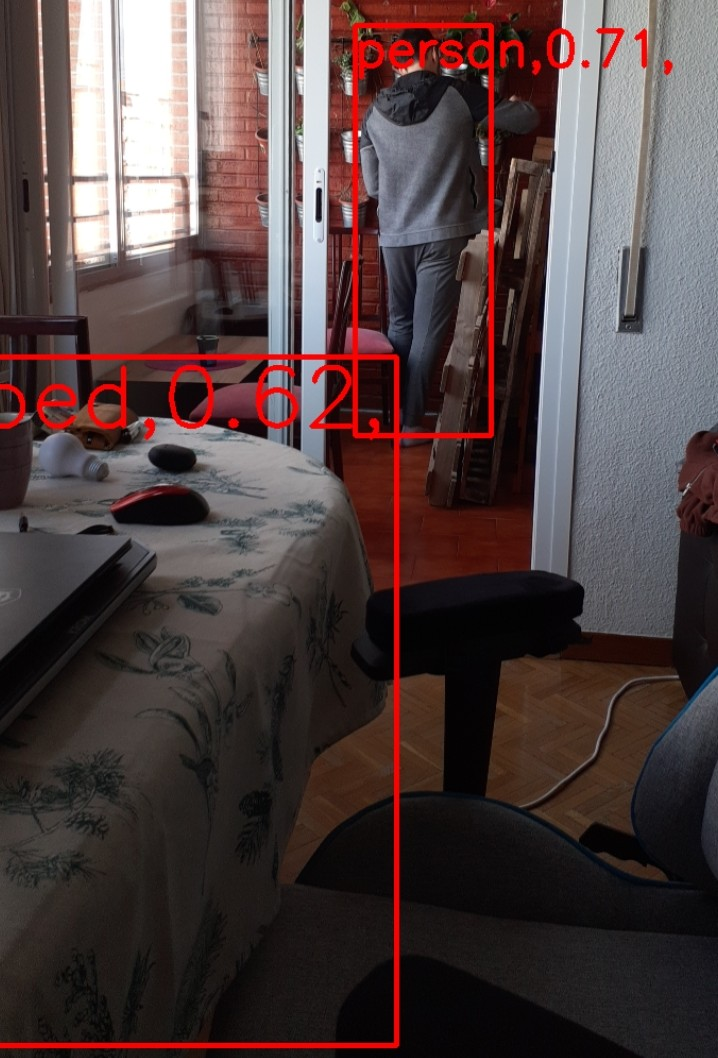
//> input picture Pruebas/Imagenes/Prueba5.jpeg, 718 x 1058 px
$ ./main_testing3   (built with g++ and OpenCV 4)
//> lines starting //> are read from the running program, lines starting //| are printed output that depends on the picture; after the words box and inside, x2 and y2 are one past the last pixel; in counts of white or black regions, pixels touching at a corner belong together
//> further down, input is the input picture: 1058 rows x 718 cols, CV_8UC3; mean B, G, R 64.6, 64.6, 80.4
### Pruebas/frame_mod.h
#ifndef FRAME_MOD_H
#define FRAME_MOD_H

#include "frame_mod.cc"

// function to initialize private variables
//Frame(int numero, double len, double hgt, std::string n, cv::Mat image);
// function to set or change each value of the frame (we don't need it)
void set_length(double len);
void set_height(double hgt);
void show_name();
// functions to get each value
double get_length();
double get_height();

// your declarations (and certain types of definitions) here

#endif

### Pruebas/main_testing3.cpp
/* Program in c++
*
* Module Frame
*
* Compilar: g++ -o main main.cpp `pkg-config opencv --cflags --libs`

* Se genera el exe
* Ejecutar: ./exe
*
* Va a recibir esto del codigo externo: output_frame_mat
*
*
*/


#include <cstdlib>
#include <iostream>
#include <stdio.h>
#include <string>
#include <vector>
//#include <opencv2/opencv.hpp>
#include <opencv2/core.hpp>
#include <opencv2/imgcodecs.hpp>
#include <opencv2/highgui.hpp>
//#include "opencv2/core/core.hpp"
//#include "opencv2/highgui/highgui.hpp"
//#include "opencv2/imgproc/imgproc.hpp"

#include <unistd.h>

#include "frame_mod.h"
#include <time.h>


using namespace cv;
using namespace std;

//Line detection from a input picture
std::vector<cv::Vec4i> detect_lines(cv::Mat input){
    // convert to HSV color space
    cv::Mat hsvImage;
    cv::cvtColor(input, hsvImage, CV_BGR2HSV);
//> hsvImage: 1058 rows x 718 cols, CV_8UC3; mean H, S, V 65.1, 74.1, 83.2

    // split the channels
    std::vector<cv::Mat> hsvChannels;
    cv::split(hsvImage, hsvChannels);
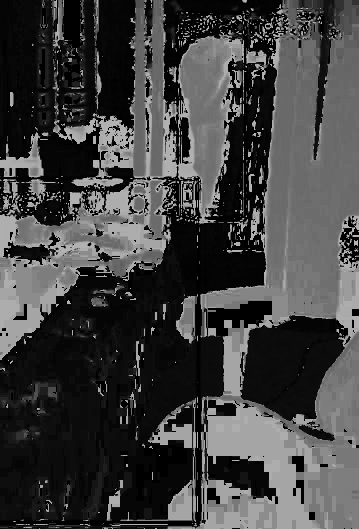
//> hsvChannels[0]: 1058 rows x 718 cols, CV_8UC1 (shown at 1/2 size); min 0, max 179, mean 65.1
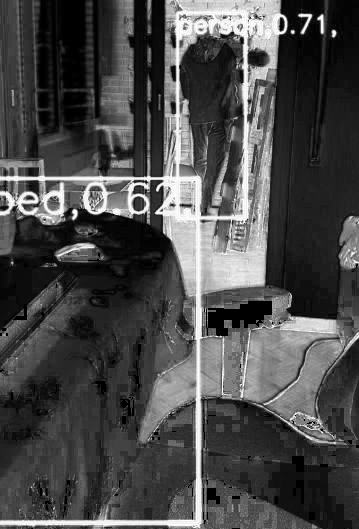
//> hsvChannels[1]: 1058 rows x 718 cols, CV_8UC1 (shown at 1/2 size); min 0, max 255, mean 74.1

    // hue channels tells you the color tone, if saturation and value aren't too low.

    // red color is a special case, because the hue space is circular and red is exactly at the beginning/end of the circle.
    // in literature, hue space goes from 0 to 360 degrees, but OpenCV rescales the range to 0 up to 180, because 360 does not fit in a single byte. Alternatively there is another mode where 0..360 is rescaled to 0..255 but this isn't as common.
    int hueValue = 0; // red color
    int hueRange = 1; // how much difference from the desired color we want to include to the result If you increase this value, for example a red color would detect some orange values, too.

    int minSaturation = 50; // I'm not sure which value is good here...
    int minValue = 50; // not sure whether 50 is a good min value here...

    cv::Mat hueImage = hsvChannels[0]; // [hue, saturation, value]

    // is the color within the lower hue range?
    cv::Mat hueMask;
    cv::inRange(hueImage, hueValue - hueRange, hueValue + hueRange, hueMask);
//> hueMask: 1058 rows x 718 cols, CV_8UC1; 10.9% white; 2454 white regions (2103 under 20 px), largest, box (x1, y1, x2, y2) and area: (0, 332, 405, 1054) 11356, (327, 12, 549, 446) 11103, (412, 602, 544, 676) 5190

    // if the desired color is near the border of the hue space, check the other side too:
    // TODO: this won't work if "hueValue + hueRange > 180" - maybe use two different if-cases instead... with int lowerHueValue = hueValue - 180
    if (hueValue - hueRange < 0 || hueValue + hueRange > 180)
    {
        cv::Mat hueMaskUpper;
        int upperHueValue = hueValue + 180; // in reality this would be + 360 instead
        cv::inRange(hueImage, upperHueValue - hueRange, upperHueValue + hueRange, hueMaskUpper);
//> hueMaskUpper: 1058 rows x 718 cols, CV_8UC1; 1.3% white in thin lines or dots

        // add this mask to the other one
        hueMask = hueMask | hueMaskUpper;
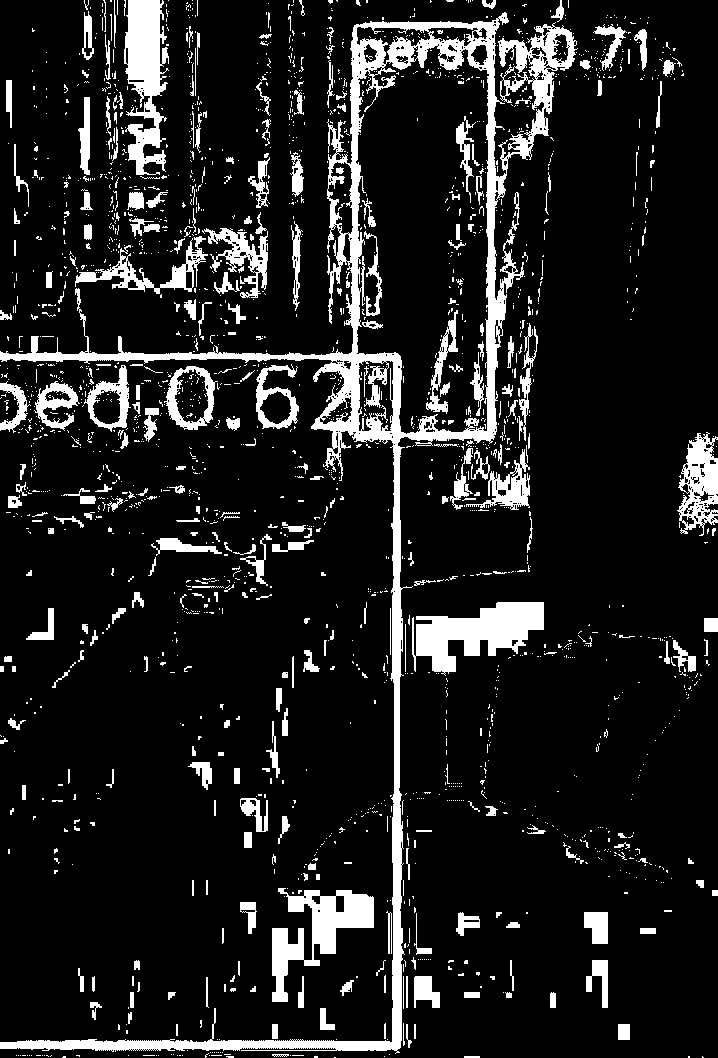
//> hueMask: 1058 rows x 718 cols, CV_8UC1; 12.2% white; 2121 white regions (1807 under 20 px), largest, box (x1, y1, x2, y2) and area: (0, 12, 578, 1054) 33311, (412, 602, 544, 676) 5190, (124, 0, 169, 175) 4755
    }

    // now we have to filter out all the pixels where saturation and value do not fit the limits:
    cv::Mat saturationMask = hsvChannels[1] > minSaturation;
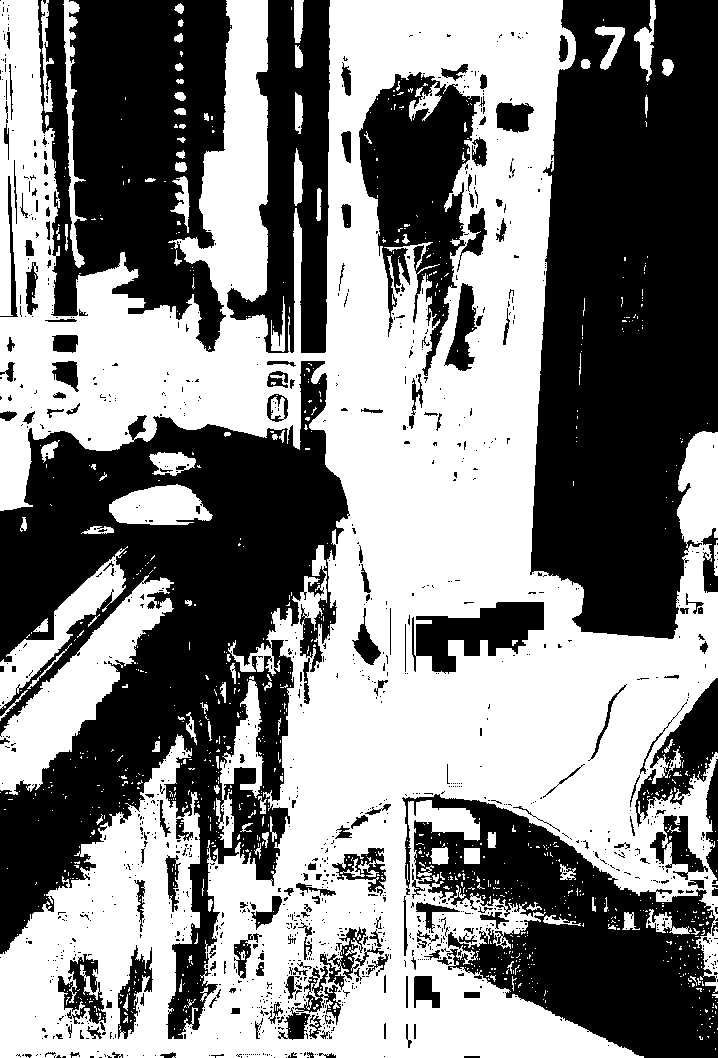
//> saturationMask: 1058 rows x 718 cols, CV_8UC1; 51.6% white; 1279 black regions (1084 under 20 px), largest, box (x1, y1, x2, y2) and area: (0, 361, 350, 1039) 104303, (530, 0, 718, 639) 97796, (38, 0, 232, 352) 46361
    cv::Mat valueMask = hsvChannels[2] > minValue;
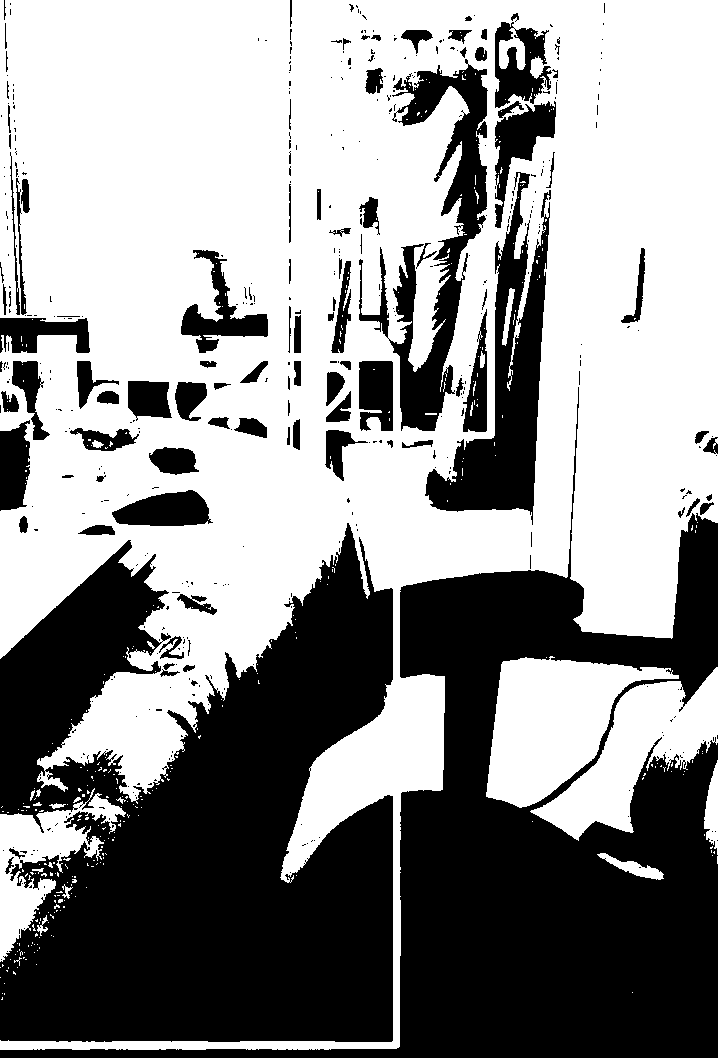
//> valueMask: 1058 rows x 718 cols, CV_8UC1; 57.3% white; 467 black regions (364 under 20 px), largest, box (x1, y1, x2, y2) and area: (0, 523, 393, 1042) 139056, (0, 387, 718, 1058) 118722, (425, 172, 551, 525) 15345

    hueMask = (hueMask & saturationMask) & valueMask;
//> hueMask: 1058 rows x 718 cols, CV_8UC1; 5.4% white; 564 white regions (485 under 20 px), largest, box (x1, y1, x2, y2) and area: (0, 12, 509, 1050) 23180, (677, 433, 718, 516) 1683, (206, 228, 268, 298) 1421

    cv::imshow("desired color", hueMask);

    // now perform the line detection
    std::vector<cv::Vec4i> lines;
    cv::HoughLinesP(hueMask, lines, 1, CV_PI / 360, 50, 50, 10);
//> lines = 163 lines (x1, y1, x2, y2), first 8: [399, 1046, 399, 356], [394, 1048, 394, 353], [398, 1047, 398, 355], [395, 1048, 395, 353], [393, 682, 393, 507], [396, 1048, 396, 353], [397, 1047, 397, 354], [351, 434, 352, 344]
//> (the rest of the program and of its run is left out)
